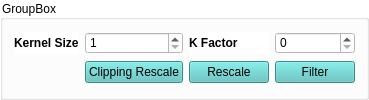
             <widget class="QGroupBox" name="groupBox_2">
              <property name="styleSheet">
               <string notr="true">background-color: rgb(255, 255, 255);</string>
              </property>
              <property name="title">
               <string>GroupBox</string>
              </property>
              <layout class="QGridLayout" name="gridLayout_26">
               <item row="1" column="1">
                <widget class="QSpinBox" name="kernelSizeSpinBox">
                 <property name="styleSheet">
                  <string notr="true">background-color: rgb(255, 255, 255);</string>
                 </property>
                 <property name="minimum">
                  <number>1</number>
                 </property>
                 <property name="singleStep">
                  <number>2</number>
                 </property>
                </widget>
               </item>
               <item row="1" column="3">
                <widget class="QSpinBox" name="kFactorSpinBox">
                 <property name="styleSheet">
                  <string notr="true">background-color: rgb(255, 255, 255);</string>
                 </property>
                </widget>
               </item>
               <item row="1" column="0">
                <widget class="QLabel" name="label_11">
                 <property name="font">
                  <font>
                   <pointsize>9</pointsize>
                   <weight>75</weight>
                   <bold>true</bold>
                  </font>
                 </property>
                 <property name="styleSheet">
                  <string notr="true">background-color: rgb(255, 255, 255);</string>
                 </property>
                 <property name="text">
                  <string>Kernel Size</string>
                 </property>
                </widget>
               </item>
               <item row="1" column="2">
                <widget class="QLabel" name="label_12">
                 <property name="font">
                  <font>
                   <pointsize>9</pointsize>
                   <weight>75</weight>
                   <bold>true</bold>
                  </font>
                 </property>
                 <property name="styleSheet">
                  <string notr="true">background-color: rgb(255, 255, 255);</string>
                 </property>
                 <property name="text">
                  <string>K Factor </string>
                 </property>
                </widget>
               </item>
               <item row="2" column="3">
                <widget class="QPushButton" name="filterPushButton">
                 <property name="styleSheet">
                  <string notr="true">background-color: rgb(83, 194, 191);</string>
                 </property>
                 <property name="text">
                  <string>Filter</string>
                 </property>
                </widget>
               </item>
               <item row="2" column="1">
                <widget class="QPushButton" name="clippingPushButton">
                 <property name="styleSheet">
                  <string notr="true">background-color: rgb(83, 194, 191);</string>
                 </property>
                 <property name="text">
                  <string>Clipping Rescale</string>
                 </property>
                 <property name="checkable">
                  <bool>true</bool>
                 </property>
                 <attribute name="buttonGroup">
                  <string notr="true">buttonGroup_3</string>
                 </attribute>
                </widget>
               </item>
               <item row="2" column="2">
                <widget class="QPushButton" name="rescalePushButton">
                 <property name="styleSheet">
                  <string notr="true">background-color: rgb(83, 194, 191);</string>
                 </property>
                 <property name="text">
                  <string>Rescale</string>
                 </property>
                 <property name="checkable">
                  <bool>true</bool>
                 </property>
                 <attribute name="buttonGroup">
                  <string notr="true">buttonGroup_3</string>
                 </attribute>
                </widget>
               </item>
              </layout>
             </widget>
